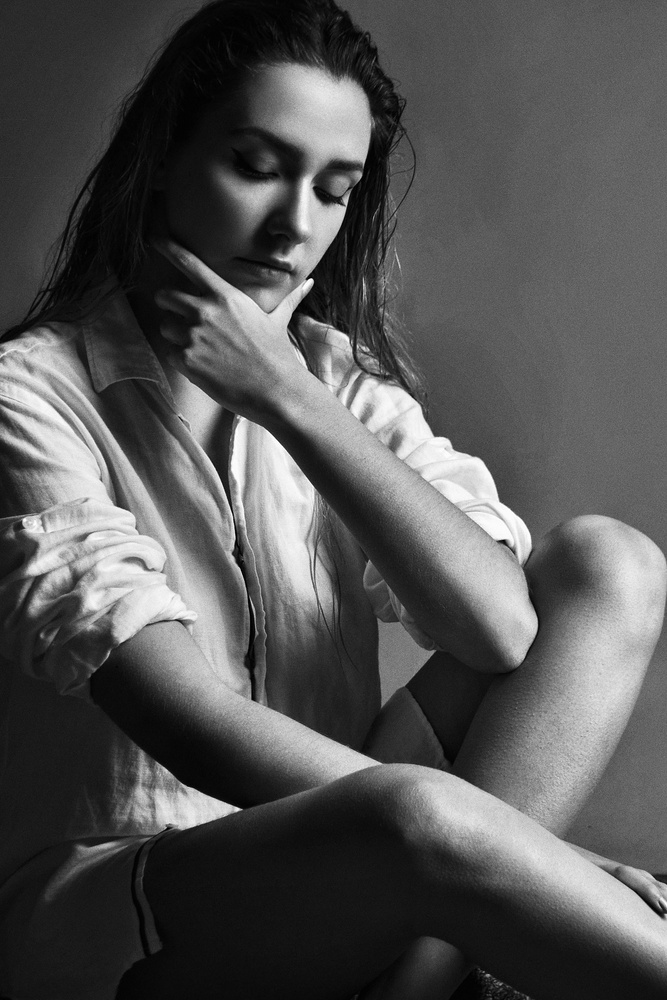
#> input picture cv-2/hq.jpeg, 667 x 1000 px, shrunk from 1280 x 1920 before the run
$ python 'histogram equalization.py'
#> lines starting #> are read from the running program, lines starting #| are printed output that depends on the picture
#> further down, image is the input picture: shape (1000, 667); min 0, max 255, mean 84.5
import matplotlib.pyplot as plt
import numpy as np
import cv2

def histogram_equalization(image):
    # 获取图像的高度和宽度
    h, w = image.shape
#> h = 1000; w = 667

    # 计算图像的直方图
    histogram = np.zeros(256, dtype=int)
    for i in range(h):
        for j in range(w):
            histogram[image[i, j]] += 1


    # 计算累积直方图，可以调用numpy库函数
    cumulative_histogram = np.cumsum(histogram)
#> cumulative_histogram = 256 values from 74 to 667000

    # 计算新的像素值（对每一个pixel）
    new_image = np.zeros((h, w), dtype=np.uint8)
    for i in range(h):
        for j in range(w):
            new_pixel = int(((cumulative_histogram[image[i, j]]) / (h * w)) * 255)
            new_image[i, j] = new_pixel
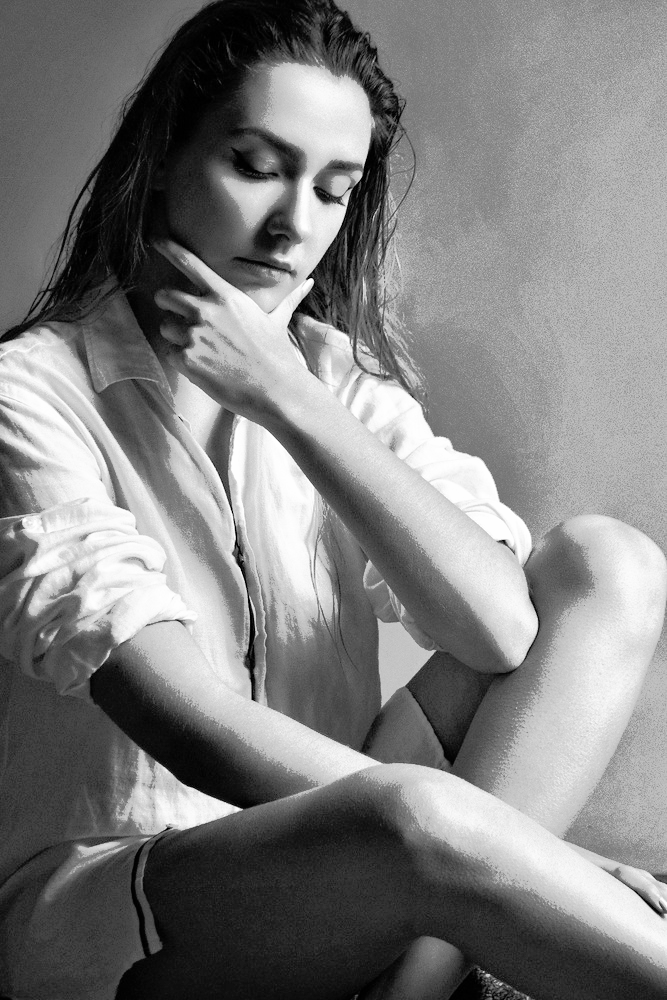
#> new_image: shape (1000, 667); min 0, max 255, mean 127.9

    return new_image

image = cv2.imread("hq.jpeg", 0)

equalized_image = histogram_equalization(image)

plt.figure()

plt.subplot(1,2,1)
plt.imshow(image,cmap='gray')
plt.title("original")

plt.subplot(1,2,2)
plt.imshow(equalized_image,cmap='gray')
plt.title("after")
plt.show()
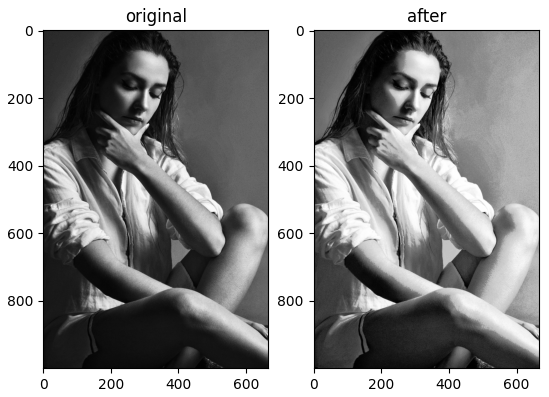
#> figure drawn by matplotlib, 2 panels
